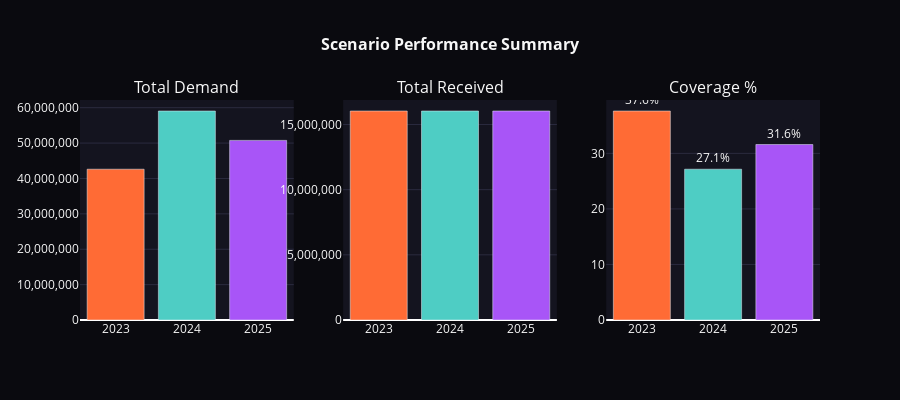

The notebook cell saved with this chart:
### Markdown cell above
---
## 4. Scenario Summary (Bar Chart)

### Code cell
fig = make_subplots(rows=1, cols=3, subplot_titles=('Total Demand', 'Total Received', 'Coverage %'))

colors = [COLORS['scenario_2023'], COLORS['scenario_2024'], COLORS['scenario_2025']]

fig.add_trace(go.Bar(
    x=scenario_summary['scenario'], y=scenario_summary['total_demand'],
    marker_color=colors, showlegend=False
), row=1, col=1)

fig.add_trace(go.Bar(
    x=scenario_summary['scenario'], y=scenario_summary['total_received'],
    marker_color=colors, showlegend=False
), row=1, col=2)

coverage = 100 * scenario_summary['total_received'] / scenario_summary['total_demand']
fig.add_trace(go.Bar(
    x=scenario_summary['scenario'], y=coverage,
    marker_color=colors, showlegend=False,
    text=[f"{v:.1f}%" for v in coverage], textposition='outside'
), row=1, col=3)

fig.update_layout(
    title=dict(text="<b>Scenario Performance Summary</b>", x=0.5, font=dict(size=16, color=COLORS['text'])),
    plot_bgcolor=COLORS['surface'],
    paper_bgcolor=COLORS['background'],
    font=dict(color=COLORS['text']),
    height=400
)
fig.update_yaxes(gridcolor=COLORS['grid'], tickformat=',')

fig.show()

### Figure 1 — Plotly figure (JSON) as saved in the notebook; plotly's stock layout.template omitted (floating-point values rounded to 4 significant figures)
{"data": [{"marker": {"color": ["#ff6b35", "#4ecdc4", "#a855f7"]}, "showlegend": false, "type": "bar", "x": [2023, 2024, 2025], "xaxis": "x", "y": [42610000.0, 59070000.0, 50760000.0], "yaxis": "y"}, {"marker": {"color": ["#ff6b35", "#4ecdc4", "#a855f7"]}, "showlegend": false, "type": "bar", "x": [2023, 2024, 2025], "xaxis": "x2", "y": [16030000.0, 16030000.0, 16030000.0], "yaxis": "y2"}, {"marker": {"color": ["#ff6b35", "#4ecdc4", "#a855f7"]}, "showlegend": false, "text": ["37.6%", "27.1%", "31.6%"], "textposition": "outside", "type": "bar", "x": [2023, 2024, 2025], "xaxis": "x3", "y": [37.63, 27.15, 31.59], "yaxis": "y3"}], "layout": {"annotations": [{"font": {"size": 16}, "showarrow": false, "text": "Total Demand", "x": 0.1444, "xanchor": "center", "xref": "paper", "y": 1, "yanchor": "bottom", "yref": "paper"}, {"font": {"size": 16}, "showarrow": false, "text": "Total Received", "x": 0.5, "xanchor": "center", "xref": "paper", "y": 1, "yanchor": "bottom", "yref": "paper"}, {"font": {"size": 16}, "showarrow": false, "text": "Coverage %", "x": 0.8556, "xanchor": "center", "xref": "paper", "y": 1, "yanchor": "bottom", "yref": "paper"}], "font": {"color": "#f7f7f7"}, "height": 400, "paper_bgcolor": "#0a0a0f", "plot_bgcolor": "#14141f", "title": {"font": {"color": "#f7f7f7", "size": 16}, "text": "<b>Scenario Performance Summary</b>", "x": 0.5}, "xaxis": {"anchor": "y", "domain": [0, 0.2889]}, "xaxis2": {"anchor": "y2", "domain": [0.3556, 0.6444]}, "xaxis3": {"anchor": "y3", "domain": [0.7111, 1]}, "yaxis": {"anchor": "x", "domain": [0, 1], "gridcolor": "#2a2a3e", "tickformat": ","}, "yaxis2": {"anchor": "x2", "domain": [0, 1], "gridcolor": "#2a2a3e", "tickformat": ","}, "yaxis3": {"anchor": "x3", "domain": [0, 1], "gridcolor": "#2a2a3e", "tickformat": ","}}}
